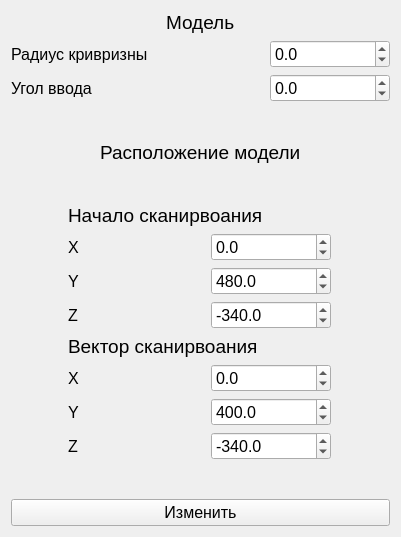
<?xml version="1.0" encoding="UTF-8"?>
<ui version="4.0">
 <class>ModelForm</class>
 <widget class="QWidget" name="ModelForm">
  <property name="geometry">
   <rect>
    <x>0</x>
    <y>0</y>
    <width>401</width>
    <height>537</height>
   </rect>
  </property>
  <property name="font">
   <font>
    <pointsize>12</pointsize>
   </font>
  </property>
  <property name="windowTitle">
   <string>Form</string>
  </property>
  <layout class="QVBoxLayout" name="verticalLayout">
   <item>
    <layout class="QHBoxLayout" name="horizontalLayout_2">
     <item>
      <spacer name="horizontalSpacer">
       <property name="orientation">
        <enum>Qt::Horizontal</enum>
       </property>
       <property name="sizeHint" stdset="0">
        <size>
         <width>40</width>
         <height>20</height>
        </size>
       </property>
      </spacer>
     </item>
     <item>
      <widget class="QLabel" name="label">
       <property name="font">
        <font>
         <pointsize>14</pointsize>
        </font>
       </property>
       <property name="text">
        <string>Модель</string>
       </property>
      </widget>
     </item>
     <item>
      <spacer name="horizontalSpacer_3">
       <property name="orientation">
        <enum>Qt::Horizontal</enum>
       </property>
       <property name="sizeHint" stdset="0">
        <size>
         <width>40</width>
         <height>20</height>
        </size>
       </property>
      </spacer>
     </item>
    </layout>
   </item>
   <item>
    <layout class="QGridLayout" name="gridLayout_3">
     <item row="0" column="3">
      <widget class="QDoubleSpinBox" name="spinBoxRad">
       <property name="minimumSize">
        <size>
         <width>120</width>
         <height>28</height>
        </size>
       </property>
       <property name="maximumSize">
        <size>
         <width>120</width>
         <height>28</height>
        </size>
       </property>
       <property name="decimals">
        <number>1</number>
       </property>
       <property name="minimum">
        <double>-10000.000000000000000</double>
       </property>
       <property name="maximum">
        <double>100000.000000000000000</double>
       </property>
      </widget>
     </item>
     <item row="0" column="0" colspan="2">
      <widget class="QLabel" name="label_10">
       <property name="text">
        <string>Радиус кривризны</string>
       </property>
      </widget>
     </item>
     <item row="2" column="0" colspan="2">
      <widget class="QLabel" name="label_11">
       <property name="text">
        <string>Угол ввода</string>
       </property>
      </widget>
     </item>
     <item row="2" column="3">
      <widget class="QDoubleSpinBox" name="spinBoxAngle">
       <property name="minimumSize">
        <size>
         <width>120</width>
         <height>28</height>
        </size>
       </property>
       <property name="maximumSize">
        <size>
         <width>120</width>
         <height>28</height>
        </size>
       </property>
       <property name="decimals">
        <number>1</number>
       </property>
       <property name="minimum">
        <double>-10000.000000000000000</double>
       </property>
       <property name="maximum">
        <double>100000.000000000000000</double>
       </property>
      </widget>
     </item>
    </layout>
   </item>
   <item>
    <spacer name="verticalSpacer_3">
     <property name="orientation">
      <enum>Qt::Vertical</enum>
     </property>
     <property name="sizeHint" stdset="0">
      <size>
       <width>20</width>
       <height>40</height>
      </size>
     </property>
    </spacer>
   </item>
   <item>
    <layout class="QHBoxLayout" name="horizontalLayout_3">
     <item>
      <spacer name="horizontalSpacer_2">
       <property name="orientation">
        <enum>Qt::Horizontal</enum>
       </property>
       <property name="sizeHint" stdset="0">
        <size>
         <width>40</width>
         <height>20</height>
        </size>
       </property>
      </spacer>
     </item>
     <item>
      <widget class="QLabel" name="label_12">
       <property name="font">
        <font>
         <pointsize>14</pointsize>
        </font>
       </property>
       <property name="text">
        <string>Расположение модели</string>
       </property>
      </widget>
     </item>
     <item>
      <spacer name="horizontalSpacer_4">
       <property name="orientation">
        <enum>Qt::Horizontal</enum>
       </property>
       <property name="sizeHint" stdset="0">
        <size>
         <width>40</width>
         <height>20</height>
        </size>
       </property>
      </spacer>
     </item>
    </layout>
   </item>
   <item>
    <spacer name="verticalSpacer_4">
     <property name="orientation">
      <enum>Qt::Vertical</enum>
     </property>
     <property name="sizeType">
      <enum>QSizePolicy::Fixed</enum>
     </property>
     <property name="sizeHint" stdset="0">
      <size>
       <width>20</width>
       <height>34</height>
      </size>
     </property>
    </spacer>
   </item>
   <item>
    <layout class="QGridLayout" name="gridLayout_2">
     <item row="1" column="0">
      <widget class="QLabel" name="label_7">
       <property name="minimumSize">
        <size>
         <width>80</width>
         <height>0</height>
        </size>
       </property>
       <property name="maximumSize">
        <size>
         <width>80</width>
         <height>16777215</height>
        </size>
       </property>
       <property name="text">
        <string>X</string>
       </property>
      </widget>
     </item>
     <item row="2" column="0">
      <widget class="QLabel" name="label_8">
       <property name="minimumSize">
        <size>
         <width>80</width>
         <height>0</height>
        </size>
       </property>
       <property name="maximumSize">
        <size>
         <width>80</width>
         <height>16777215</height>
        </size>
       </property>
       <property name="text">
        <string>Y</string>
       </property>
      </widget>
     </item>
     <item row="3" column="0">
      <widget class="QLabel" name="label_9">
       <property name="minimumSize">
        <size>
         <width>80</width>
         <height>0</height>
        </size>
       </property>
       <property name="maximumSize">
        <size>
         <width>80</width>
         <height>16777215</height>
        </size>
       </property>
       <property name="text">
        <string>Z</string>
       </property>
      </widget>
     </item>
     <item row="1" column="1">
      <widget class="QDoubleSpinBox" name="spinBoxStartX">
       <property name="minimumSize">
        <size>
         <width>120</width>
         <height>28</height>
        </size>
       </property>
       <property name="maximumSize">
        <size>
         <width>120</width>
         <height>28</height>
        </size>
       </property>
       <property name="decimals">
        <number>1</number>
       </property>
       <property name="minimum">
        <double>-10000.000000000000000</double>
       </property>
       <property name="maximum">
        <double>100000.000000000000000</double>
       </property>
      </widget>
     </item>
     <item row="2" column="1">
      <widget class="QDoubleSpinBox" name="spinBoxStartY">
       <property name="minimumSize">
        <size>
         <width>120</width>
         <height>28</height>
        </size>
       </property>
       <property name="maximumSize">
        <size>
         <width>120</width>
         <height>28</height>
        </size>
       </property>
       <property name="decimals">
        <number>1</number>
       </property>
       <property name="minimum">
        <double>-10000.000000000000000</double>
       </property>
       <property name="maximum">
        <double>100000.000000000000000</double>
       </property>
       <property name="value">
        <double>480.000000000000000</double>
       </property>
      </widget>
     </item>
     <item row="3" column="1">
      <widget class="QDoubleSpinBox" name="spinBoxStartZ">
       <property name="minimumSize">
        <size>
         <width>120</width>
         <height>28</height>
        </size>
       </property>
       <property name="maximumSize">
        <size>
         <width>120</width>
         <height>28</height>
        </size>
       </property>
       <property name="decimals">
        <number>1</number>
       </property>
       <property name="minimum">
        <double>-10000.000000000000000</double>
       </property>
       <property name="maximum">
        <double>100000.000000000000000</double>
       </property>
       <property name="value">
        <double>-340.000000000000000</double>
       </property>
      </widget>
     </item>
     <item row="0" column="0" colspan="2">
      <widget class="QLabel" name="label_2">
       <property name="font">
        <font>
         <pointsize>14</pointsize>
        </font>
       </property>
       <property name="text">
        <string>Начало сканирвоания</string>
       </property>
      </widget>
     </item>
    </layout>
   </item>
   <item>
    <layout class="QGridLayout" name="gridLayout">
     <item row="4" column="1">
      <widget class="QDoubleSpinBox" name="spinBoxEndY">
       <property name="minimumSize">
        <size>
         <width>120</width>
         <height>28</height>
        </size>
       </property>
       <property name="maximumSize">
        <size>
         <width>120</width>
         <height>28</height>
        </size>
       </property>
       <property name="decimals">
        <number>1</number>
       </property>
       <property name="minimum">
        <double>-10000.000000000000000</double>
       </property>
       <property name="maximum">
        <double>100000.000000000000000</double>
       </property>
       <property name="value">
        <double>400.000000000000000</double>
       </property>
      </widget>
     </item>
     <item row="3" column="0">
      <widget class="QLabel" name="label_4">
       <property name="minimumSize">
        <size>
         <width>80</width>
         <height>0</height>
        </size>
       </property>
       <property name="maximumSize">
        <size>
         <width>80</width>
         <height>16777215</height>
        </size>
       </property>
       <property name="text">
        <string>X</string>
       </property>
      </widget>
     </item>
     <item row="5" column="0">
      <widget class="QLabel" name="label_6">
       <property name="minimumSize">
        <size>
         <width>80</width>
         <height>0</height>
        </size>
       </property>
       <property name="maximumSize">
        <size>
         <width>80</width>
         <height>16777215</height>
        </size>
       </property>
       <property name="text">
        <string>Z</string>
       </property>
      </widget>
     </item>
     <item row="1" column="0" colspan="2">
      <widget class="QLabel" name="label_3">
       <property name="font">
        <font>
         <pointsize>14</pointsize>
        </font>
       </property>
       <property name="text">
        <string>Вектор сканирвоания</string>
       </property>
      </widget>
     </item>
     <item row="4" column="0">
      <widget class="QLabel" name="label_5">
       <property name="minimumSize">
        <size>
         <width>80</width>
         <height>0</height>
        </size>
       </property>
       <property name="maximumSize">
        <size>
         <width>80</width>
         <height>16777215</height>
        </size>
       </property>
       <property name="text">
        <string>Y</string>
       </property>
      </widget>
     </item>
     <item row="3" column="1">
      <widget class="QDoubleSpinBox" name="spinBoxEndX">
       <property name="minimumSize">
        <size>
         <width>120</width>
         <height>28</height>
        </size>
       </property>
       <property name="maximumSize">
        <size>
         <width>120</width>
         <height>28</height>
        </size>
       </property>
       <property name="decimals">
        <number>1</number>
       </property>
       <property name="minimum">
        <double>-10000.000000000000000</double>
       </property>
       <property name="maximum">
        <double>100000.000000000000000</double>
       </property>
      </widget>
     </item>
     <item row="5" column="1">
      <widget class="QDoubleSpinBox" name="spinBoxEndZ">
       <property name="minimumSize">
        <size>
         <width>120</width>
         <height>28</height>
        </size>
       </property>
       <property name="maximumSize">
        <size>
         <width>120</width>
         <height>28</height>
        </size>
       </property>
       <property name="decimals">
        <number>1</number>
       </property>
       <property name="minimum">
        <double>-10000.000000000000000</double>
       </property>
       <property name="maximum">
        <double>100000.000000000000000</double>
       </property>
       <property name="value">
        <double>-340.000000000000000</double>
       </property>
      </widget>
     </item>
    </layout>
   </item>
   <item>
    <spacer name="verticalSpacer">
     <property name="orientation">
      <enum>Qt::Vertical</enum>
     </property>
     <property name="sizeHint" stdset="0">
      <size>
       <width>20</width>
       <height>40</height>
      </size>
     </property>
    </spacer>
   </item>
   <item>
    <widget class="QPushButton" name="pushButton">
     <property name="text">
      <string>Изменить</string>
     </property>
    </widget>
   </item>
  </layout>
 </widget>
 <resources/>
 <connections/>
</ui>
